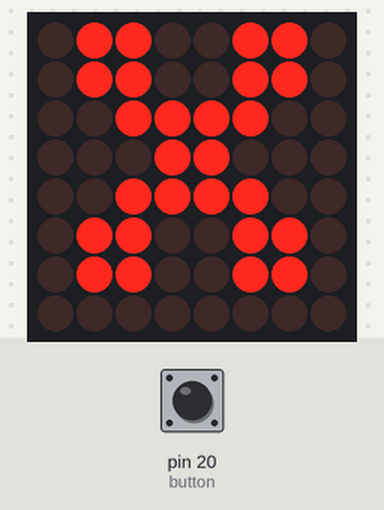
Simulated run of this program. Board: MicroPython board. Parts: 8×8 LED matrix. Inputs (shaded band) come from the test bench; at power-on: pin 20 (button) HIGH. Library files of the repository ran but are not shown: max7219.py; what the program prints to the serial console is not drawn.

1.3 s: pin 20 (button) pulled LOW for 0.15 s
Above: at 2.1 s.
Timing chart, 0 to 4.3 s (numbered marks = the images above; inputs shaded):
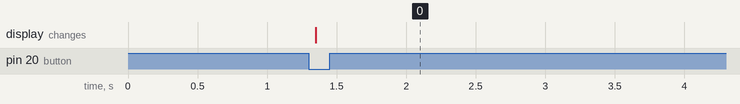

The program:

button.py
```python
import max7219
from machine import Pin, SPI, Timer

#dio što će ići u main slave pica:
spi = SPI(0, baudrate=10000000, sck=Pin(18), mosi=Pin(19))
ss = Pin(16, Pin.OUT)
display = max7219.Matrix8x8(spi, ss, 1)
display.fill(0)
display.show()

button=Pin(20,Pin.IN, Pin.PULL_UP)
timer=Timer()
time=0
dots=0

def button_defuse(seed=0):
    seed=seed%8
    def button_pressed(t):
        global timer
        timer.init(mode=Timer.PERIODIC, period=50, callback=dotting)

    def dotting(t):
        global time, dots, button, timer
        list = [[(3,1),(5,4),(0,2),(7,5),(2,3),(1,6),(4,6),(4,2),(3,5),(0,6)],
                [(0,1), (2,4), (5,3), (7,6), (3,2), (4,0), (6,7), (1,5), (6,2), (3,7)],
                [(1,0), (3,4), (6,5), (4,7), (2,1), (7,3), (0,5), (5,2), (1,7), (3,6)],
                [(2,0), (4,3), (6,1), (5,7), (1,2), (3,5), (0,4), (7,1), (2,6), (5,4)],
                [(0,3), (2,5), (4,6), (7,2), (3,1), (5,0), (6,4), (1,7), (5,6), (3,0)],
                [(1,3), (4,2), (7,5), (2,0), (6,3), (5,7), (3,6), (0,4), (2,7), (6,1)],
                [(3,2), (0,6), (5,1), (1,4), (7,3), (2,5), (4,0), (6,7), (3,4), (1,7)],
                [(2,3), (1,5), (4,6), (6,0), (7,4), (0,2), (5,7), (3,1), (6,5), (2,7)]
        ]
        time += 1
        if time%20 == 0:
            dots+=1
        display.pixel(list[seed][dots][0],list[seed][dots][1],1)
        display.show()
        if button.value()==0 and seed+1!=dots:
            display.fill(0)
            display.text('X',0,0,1)
            display.show()
            print("boom")
            timer.deinit()
        elif button.value()==0 and seed+1==dots:
            display.fill(1)
            display.show()
            print("gj")
            timer.deinit()
        elif dots>=9:
            display.fill(0)
            display.text('X',0,0,1)
            display.show()
            print("boom")
            timer.deinit()

    button.irq(trigger=Pin.IRQ_FALLING, handler=button_pressed)

button_defuse(7)
```

Measured:
- after the input at 1.3 s, the display: changes after 0.05 s (image 0)
